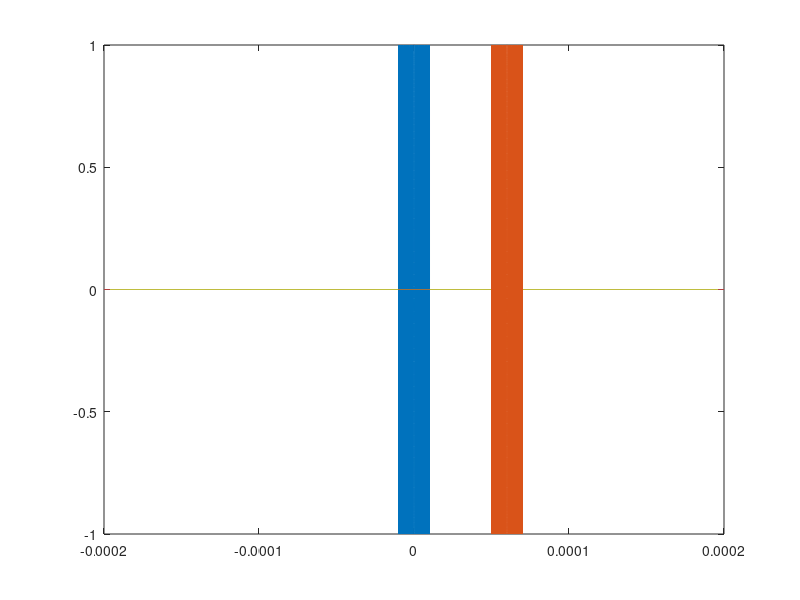
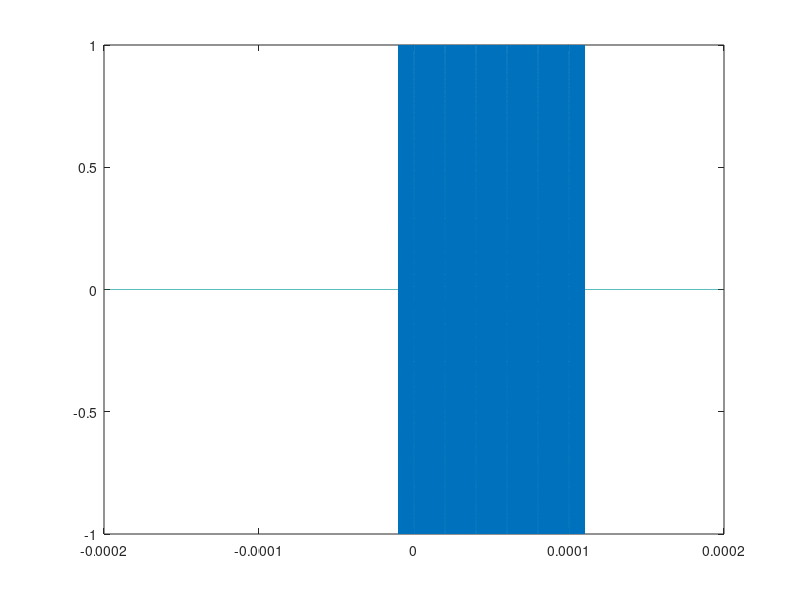
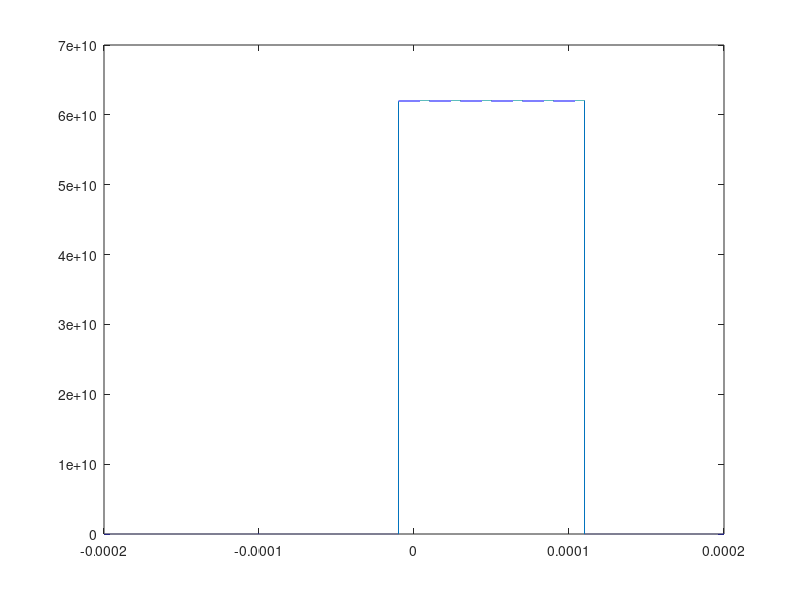
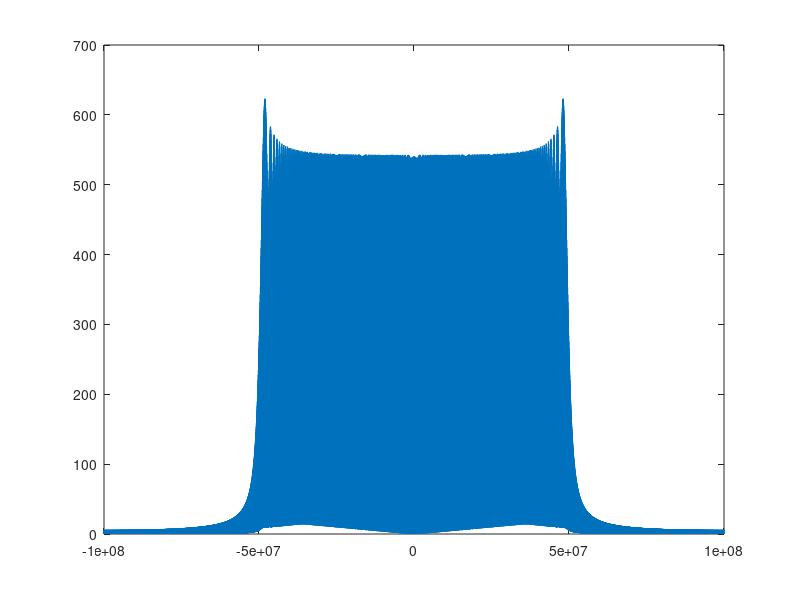

MATLAB code for these plots, in order: (Note: this script raises an error after producing the figures.)
close all;
clear all;
%% TO DO
%obtain parameters from hardware
%carrier frequency adjustment (fc) -->check baseband
%object information in array format (doppler, range)
%CFAR implementation
%detection results with CFAR

%%

rng('default');

%Define parameters:
B= 10e7;  %bandwidth (Hz) 
Tp = 20e-6; %single pulse period (seconds)
mu = B / Tp; %frequency sweep rate
f_c = 62e9;   %carrier frequency (Hz)
c = 3e8; %speed of light (m/s)
fs = 2*B; %sampling frequency (Hz) 

time_axis = -10*Tp : 1/fs : 10*Tp; %time axis (sec)
n=length(time_axis);

N=5; %number of pulses

SNR_val=10; %dB;

%Define object parameters:
Range=100; %meter
radial_velocity=2; %rad/s;


p = @(t) ( (-Tp/2 <= t) & (t <= Tp/2) ) .* exp(1i*pi*mu*(t.^2)); %generate p(t) as written
fm = @(t) ( (-Tp/2 <= t) & (t <= Tp/2) ) .* (f_c+ (mu*t)); 


p_t=p(time_axis);
figure;
plot(time_axis,real(p_t));
hold on
plot(time_axis,real(p(time_axis-3*Tp)))




% function [S,f] =S_Tx(N,t, Tp,f_c,p, fm)
%     S = 0; 
%     f = 0; 
%     for K=0:N
%       S=S + p(t-K*Tp).*exp(1i*2*pi*f_c*t);
%       f=f+fm(t-K*Tp);
%     end
% end
% 
% [S, f] = S_Tx(N, t, Tp, f_c, p, fm);

%%

%obtain transmit signal Srf_t:
Srf_t=0;
f = 0;

for K=0:N
   Srf_t=Srf_t + p(time_axis-K*Tp).*exp(1i*2*pi*f_c*time_axis);
   f=f+fm(time_axis-K*Tp);
end

figure;
plot(time_axis, real(Srf_t));


figure;
plot(time_axis, f);
Y = fft(Srf_t);
N = length(Y);
ff = (-N/2 : N/2-1) * (fs / N);
Y_shifted = fftshift(Y);
figure;
plot(ff , abs(Y_shifted));

n=length(time_axis);


Td= 2*Range/c; %delay introduced to the received signal (s)
R_f=0;
A=1; 
fd= 2*radial_velocity*f_c/c; %Doppler Shift introduced to signal 



fl=0;

for index=0:5
    R_f=awgn(R_f+(A* p(time_axis-index*Tp-Td).*exp(1i*2*pi*f_c*(time_axis-Td)).* exp(-1i * 2 * pi * fd )), SNR_val);
    fl=fl+f_c+fd+fm(time_axis-index*Tp-Td);
end


figure;
plot(time_axis,real(R_f))
title(["Plot of Received signal for SNR= "], SNR_val);
xlabel("time (sec)");
ylabel("R_f(t)");


% 
figure;
plot(time_axis,f,'b');
hold on;
plot(time_axis,fl,'r');


%Autocorrelation part:
Y_received=conj(fft(Srf_t,length(time_axis))).*(fft(R_f,length(time_axis))); %check fft size!!!
y_filtered=conv(conj(flip(Srf_t)), R_f); %autocorrelation in time domain 


figure;
t2 = -20*Tp : 1/fs : 20*Tp;
plot(t2,real(y_filtered));


function Srf_t = S_tx()


end


%% combine with index wise alg.:

%Define parameters:
B= 10e7;  %bandwidth (Hz) 
Tp = 20e-6; %single pulse period (seconds)
mu = B / Tp; %frequency sweep rate
f_c = 60;   %carrier frequency (Hz)
c = 3e8; %speed of light (m/s)
fs = 2*B; %sampling frequency (Hz) 

time_axis = -10*Tp : 1/fs : 10*Tp; %time axis (sec)
w=wgn(1,n,0.01,'linear'); %white noise 

N=5; %number of pulses
sampling_time=1/fs; %seconds

w=wgn(1,n,0.01,'linear'); %white noise 
SNR_value=10; %dB;


%object parameters:
T_delay=Range/2*c;
radial_velocity=2; %rad/s


%transmit signal:
unit_delay=T_delay/sampling_time;
fd= 2*radial_velocity*f_c/c; %Doppler Shift introduced to signal 
